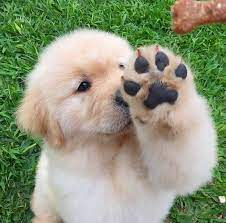
#> input picture OpenCV/C121/gold.jpg, 226 x 223 px, found by its file name
$ jupyter execute C147.ipynb
#> lines starting #> are read from the running program, lines starting #| are printed output that depends on the picture
1.4.7 Canny Edge Detection

[cell 1]
import cv2
import numpy as np
from matplotlib import pyplot as plt

[cell 2]
img = cv2.imread('gold.jpg',0)
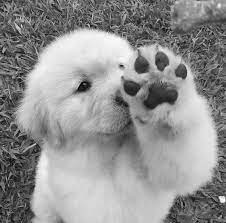
#> img: shape (223, 226); min 0, max 255, mean 145.9
edges = cv2.Canny(img,100,200)
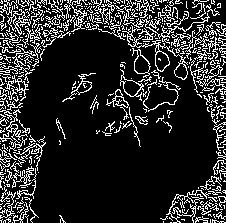
#> edges: shape (223, 226); 16.7% white in thin lines or dots

[cell 3]
plt.subplot(121),plt.imshow(img,cmap = 'gray')
plt.title('Original Image'), plt.xticks([]), plt.yticks([])
plt.subplot(122),plt.imshow(edges,cmap = 'gray')
plt.title('Edge Image'), plt.xticks([]), plt.yticks([])

plt.show()
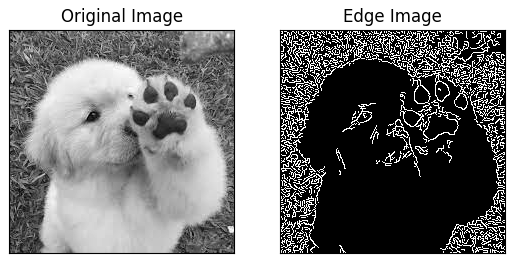
#> figure drawn by matplotlib, 2 panels

[cell 4]
img = cv2.imread('gold.jpg',0)
edges = cv2.Canny(img,150,200)
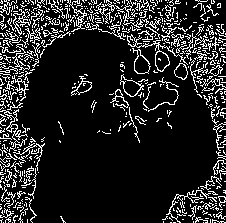
#> edges: shape (223, 226); 14.4% white in thin lines or dots

[cell 5]
plt.subplot(121),plt.imshow(img,cmap = 'gray')
plt.title('Original Image'), plt.xticks([]), plt.yticks([])
plt.subplot(122),plt.imshow(edges,cmap = 'gray')
plt.title('Edge Image'), plt.xticks([]), plt.yticks([])

plt.show()
